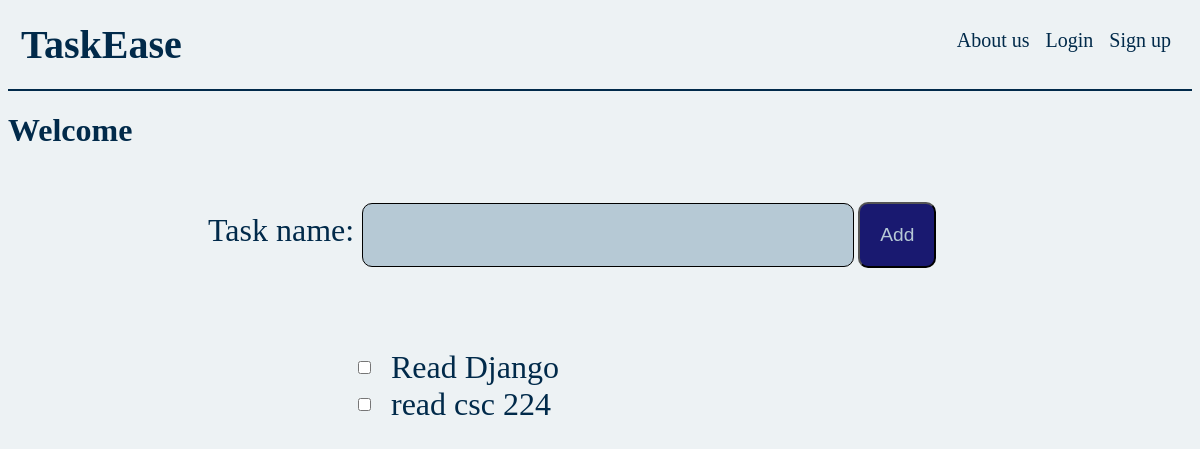
The page /page/your/ on the database as committed earlier.
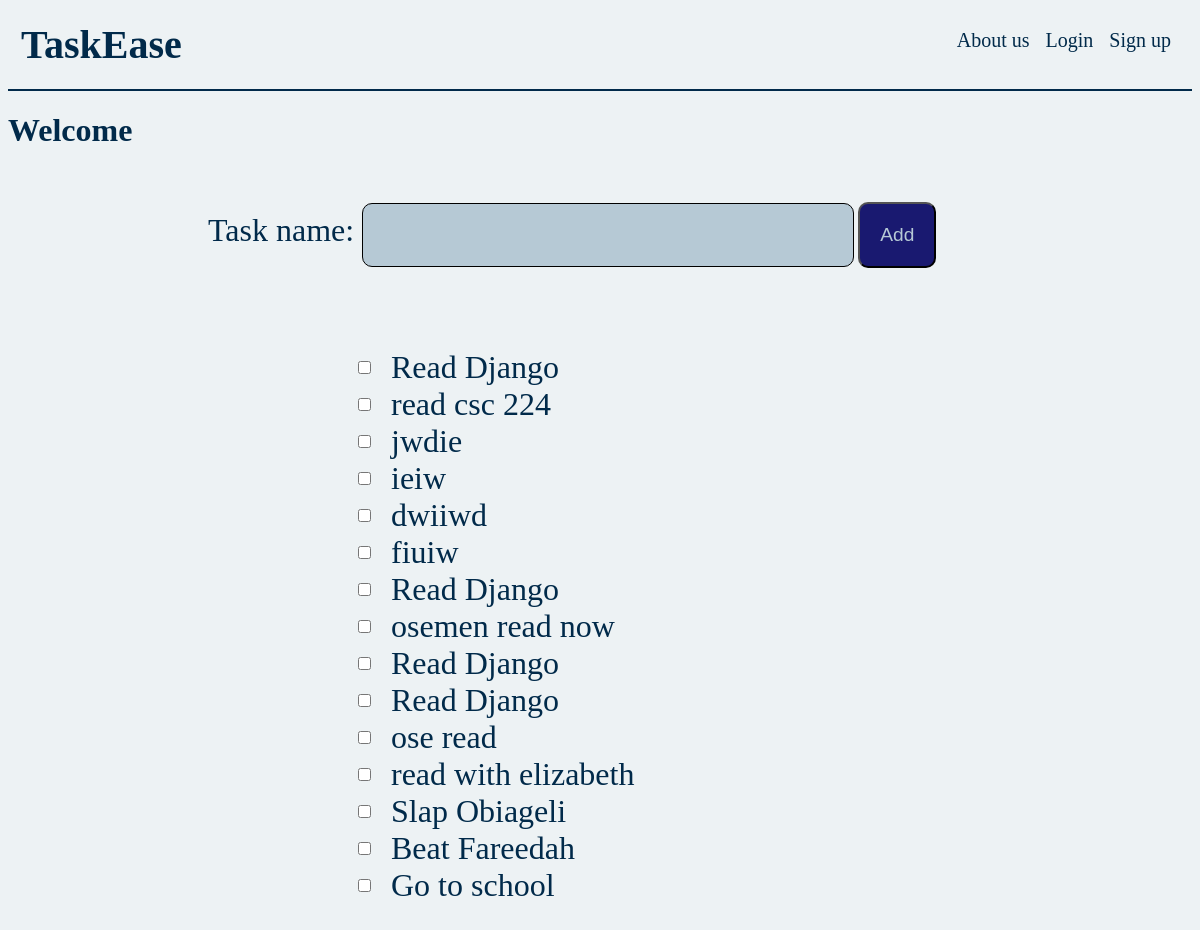
The same page on the database as committed later.
### page/models.py (models this page shows, shortened)
class Task(models.Model):
    task_name = models.CharField(max_length=200)
    created_at = models.DateTimeField(auto_now_add=True)
    updated_at = models.DateTimeField(auto_now=True)
    completed = models.BooleanField(default=False)

### page/views.py (the view)
# urls.py: path('your/',UserCreateView.as_view(),name='userpage'),
class UserCreateView(CreateView, ListView):
    model = Task
    template_name = 'userpage.html'
    fields = {'task_name'}
    success_url = reverse_lazy('userpage')

### templates/userpage.html (shortened to what this page needs)
{% extends 'base.html' %}
{% block content %}
<h1>Welcome {{user.username}}</h1>
        <form action="" method="post" class="task_form">
          {{form.as_p }}
          <button type="submit" class="add">Add</button>
        </form>
    <div class="task-list">
      {% for task in object_list %}
      <div class="task">
        <input type="checkbox" id="task{{ task.id }}" name="task{{ task.id }}">
        <label for="task{{ task.id }}" style="font-size: 2pc;">{{ task.task_name }}</label>
      </div>
      {% endfor %}
    </div>
{% endblock content %}

### templates/base.html (shortened to what this page needs)
<!DOCTYPE html>
{% load static %}
<html lang="en">
<head>
    <link rel="stylesheet" href="{% static 'css/base.css' %}">
</head>
<body>
    <ul>
        <li style="float: left;" class="appname"><b>TaskEase</b></li>
        {% if user.is_authenticated %}
        <li><a href="{% url 'logout' %}" class="home">Logout</a></li>
        <li ><a href="{% url 'password_change' %}" class="home">Change Password</a></li>
        {% else %}
        <li ><a href="{% url 'signup' %}" class="home">Sign up</a></li>
        <li ><a href="{% url 'login' %}" class="home">Login</a></li>
        <li><a href="#About" class="home">About us</a></li>
        {% endif %}
    </ul>
    <hr>
        {% block content %}
        {% endblock content %}
</body>
</html>

### static/css/base.css (style rules this page uses)
body { background-color: #EDF2F4; color: #012A4A; }
ul { list-style-type: none; margin: 0; padding: 13px; overflow: hidden; }
li a { display: inline; text-decoration: none; text-align: center; }
li { float: right; }
a.home { display: block; padding: 8px; color: #012A4A;; font-size: 20px; }
hr { border: 1px solid #012A4A; }
.appname { font-size: 2.5pc; color: #012A4A; }
.add { padding: 20px; margin: 0; background-color: midnightblue; border-radius: 10px; font-size: 1.2pc; color: #B6C9D5; }
input[type="checkbox"] + label { cursor: pointer; }
.task-list { text-align: center; padding: 50px; margin-right: 500px; }
input[type="text"] { padding: 20px; width: 450px; background-color: #B6C9D5; border: 1px solid black; border-radius: 10px; font-size: 1.2pc; }
.task_form p { display: inline-block; text-align: right; font-size: 2pc; }
.task_form { margin-left: 200px; }
.task { display: flex; align-items: center; }
.task input[type="checkbox"] { margin-right: 20px; margin-left: 300px; }

Rows that differ between the two databases and show on the page:
added Task: task_name "jwdie"
added Task: task_name "ieiw"
added Task: task_name "dwiiwd"
added Task: task_name "fiuiw"
added Task: task_name "Read Django"
added Task: task_name "osemen read now"
added Task: task_name "Read Django"
added Task: task_name "Read Django"
added Task: task_name "ose read"
added Task: task_name "read with elizabeth"
added Task: task_name "Slap Obiageli"
added Task: task_name "Beat Fareedah"
added Task: task_name "Go to school"
